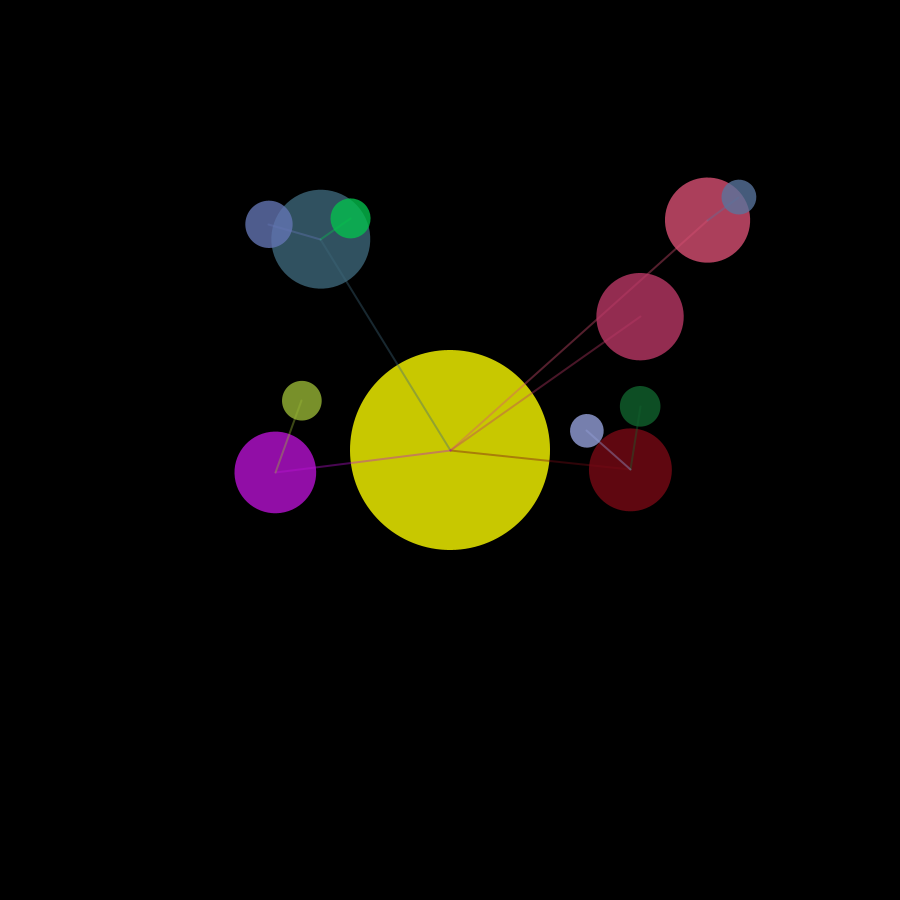
Frame 1 (no input)
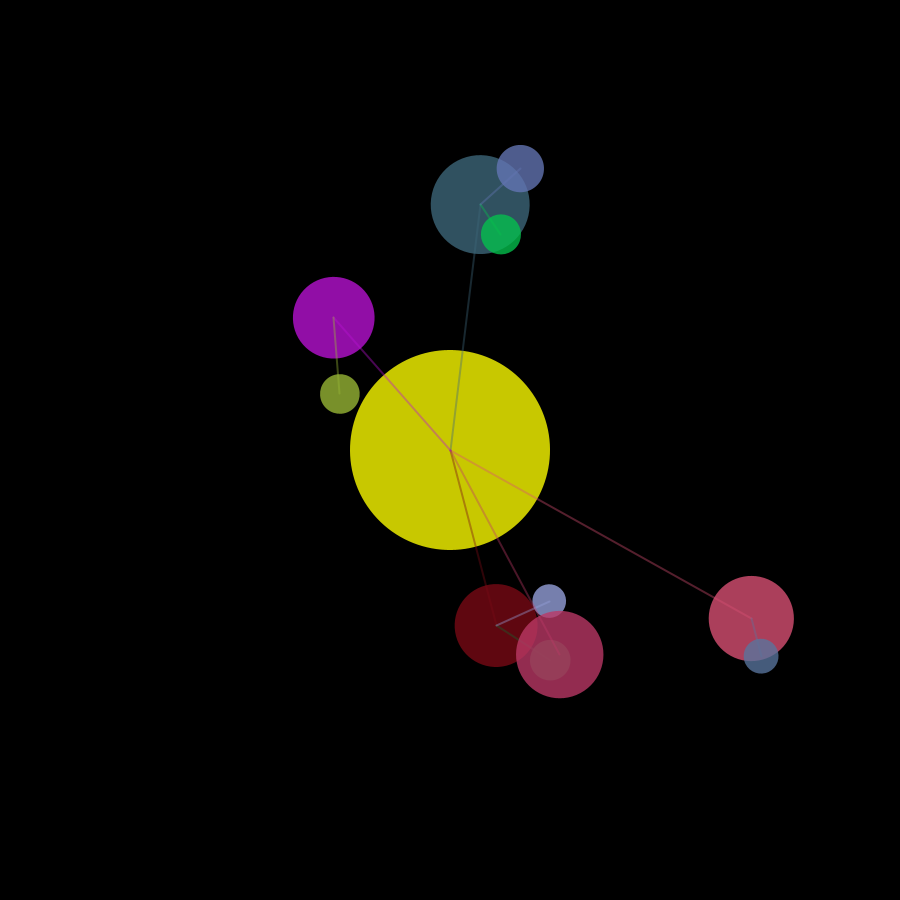
Frame 60 (the mouse pressed at the canvas centre just before this capture)
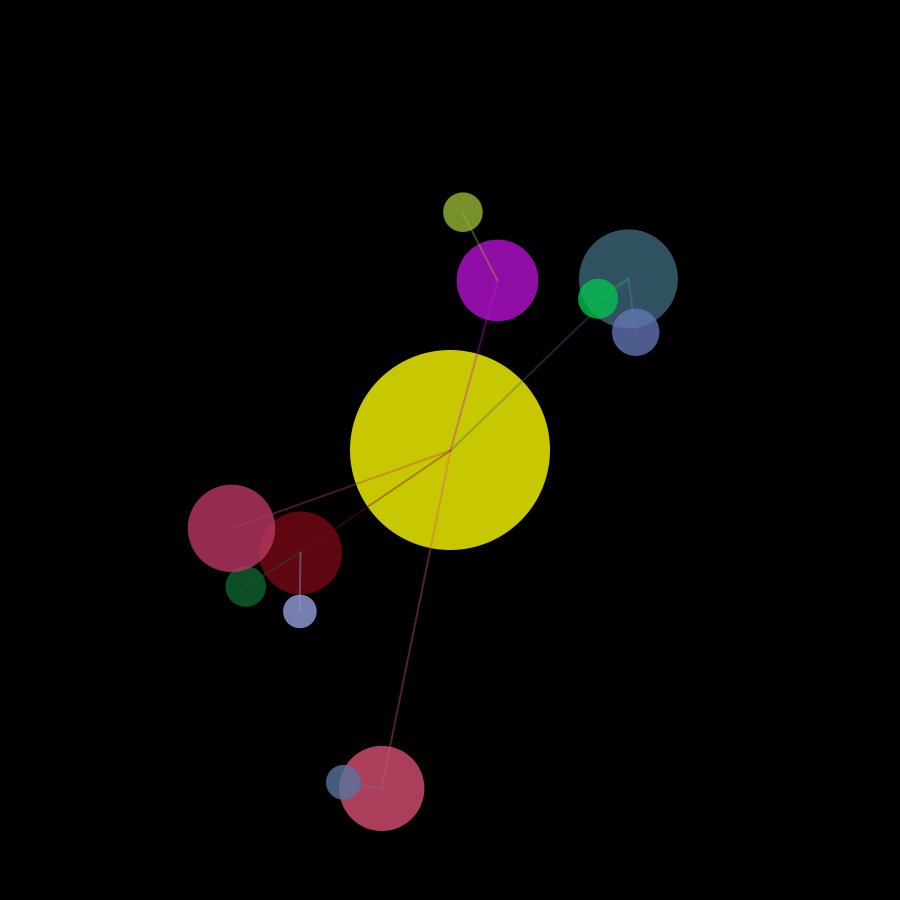
Frame 120 (the mouse held since frame 60 and released just before this capture)

The Processing sketch that drew these frames (run headless with seeded random() and noise(); from frame 60 on, the mouse is pressed at the canvas centre):

// Processing sketch: C7_Solar_System_2D
// ── C7_Solar_System_2D.pde
Planet sun;

void setup(){
 size(900, 900);
 sun = new Planet(100, 0, #FFFF00, 0);
 sun.spawnMoons(5, 1);
}


void draw(){
  background(0);
  translate(width/2, height/2);
  sun.show();
  
}

// ── Planet.pde
class Planet {
  float radius;
  float angle;
  float distance;
  float orbitspeed;
  color c; 
  Planet[] planets;

  Planet(float r, float d, color c, float orbitspeed) {
    this.radius = r;
    this.distance = d;
    this.angle = random(TWO_PI);
    this.orbitspeed = orbitspeed; 
    this.c = c;
  }

  Planet(float r, float d) {
    this.radius = r;
    this.distance = d;
    this.angle = random(TWO_PI);
    this.c = color(random(255), random(255), random(255));
    this.orbitspeed = random(0.01, 0.03);
  }

  void orbit() {
    angle += orbitspeed; 
    //if (this.planets != null) {
    //   for (int i = 0; i<this.planets.length; i++) {        
    //     this.planets[i].orbit();
    //   }
    // }
  }

  void spawnMoons(int total, int level) {
    planets = new Planet[total];
    for (int i = 0; i<planets.length; i++) {
      float newR = random(this.radius*0.4, this.radius*0.5);
      float newD = random(this.radius + newR, this.radius + 6*newR); 
      planets[i] = new Planet(newR, newD/level);
      if (level < 2) {
        int num = int(random(0, 3));
        planets[i].spawnMoons(num, level + 1);
      }
    }
  }

  void show() {   
    pushMatrix();    
    rotate(this.angle);
    this.orbit();
    translate(distance, 0);
    fill(this.c, 200);
    noStroke();
    ellipse(0, 0, radius*2, radius*2);    
    if (this.planets != null) {
      for (int i = 0; i<this.planets.length; i++) {  
        strokeWeight(2);
        stroke(planets[i].c, 100);
        float planetD = planets[i].distance;
        float planetX = planetD * cos(planets[i].angle);
        float planetY = planetD * sin(planets[i].angle);
        line(0, 0, planetX, planetY);
        this.planets[i].show();
      }
    }
    popMatrix();
  }
  
}
